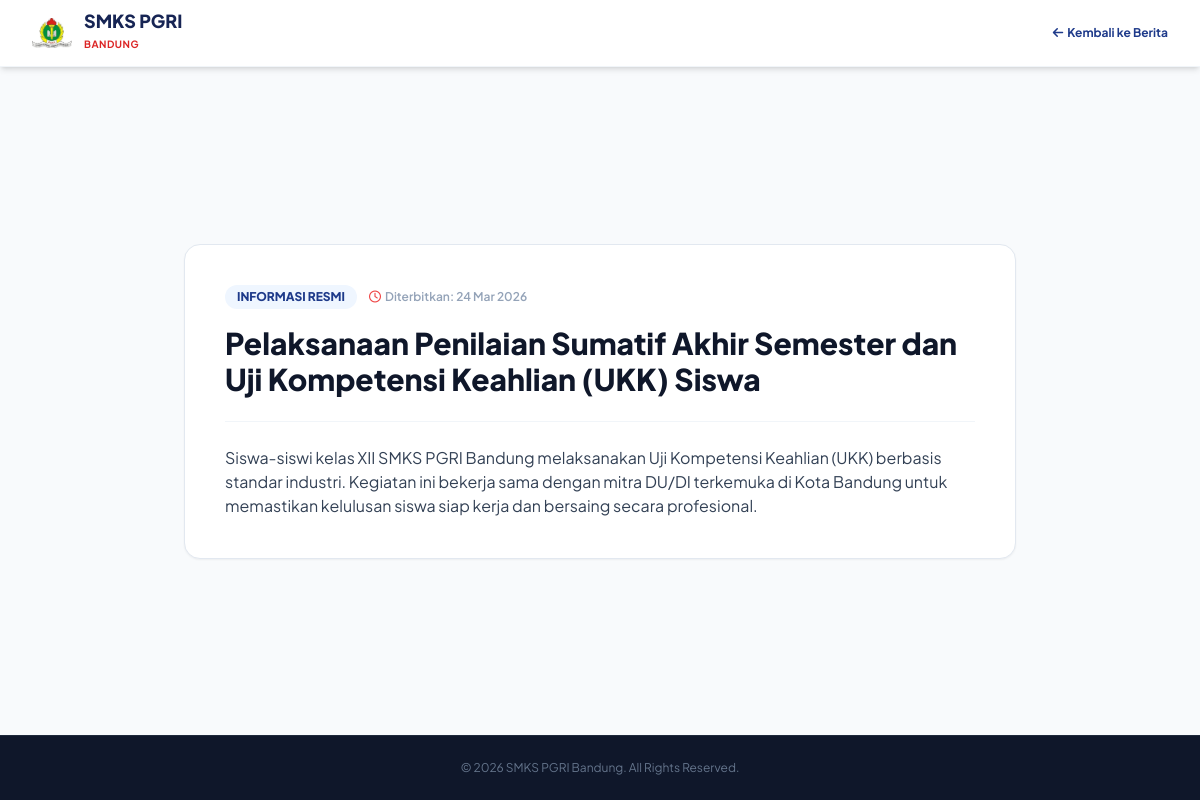
The app's page /detail-berita.php?id=2 with its own data.
### tables this page shows
CREATE TABLE `berita` (
  `id` int(11) NOT NULL,
  `judul` varchar(255) NOT NULL,
  `isi` text NOT NULL,
  `gambar` varchar(255) DEFAULT NULL,
  `created_at` timestamp NOT NULL DEFAULT current_timestamp()
);

### detail-berita.php (the view, shortened to what this page needs)
<?php
include 'koneksi.php';
$id = mysqli_real_escape_string($koneksi, $_GET['id']);
$query = mysqli_query($koneksi, "SELECT * FROM berita WHERE id = '$id'");
$b = mysqli_fetch_assoc($query);
?>
<!DOCTYPE html>
<html lang="id">
<head>
    <script src="https://cdn.tailwindcss.com"></script>
    <link rel="stylesheet" href="https://cdnjs.cloudflare.com/ajax/libs/font-awesome/6.4.0/css/all.min.css">
</head>
<body class="bg-slate-50 text-slate-800 antialiased min-h-screen flex flex-col justify-between">
    <nav class="bg-white sticky top-0 z-50 shadow-md border-b border-slate-100 py-3">
        <div class="max-w-7xl mx-auto px-4 sm:px-6 lg:px-8 flex justify-between items-center">
            <a href="index.php" class="flex items-center gap-3">
                <img src="img/logo.png" alt="Logo PGRI" class="w-10 h-10 object-contain shrink-0">
                <div>
                    <h1 class="text-lg font-extrabold text-blue-950 leading-none">SMKS PGRI</h1>
                    <span class="text-[10px] font-bold text-red-600 tracking-wider">BANDUNG</span>
                </div>
            </a>
            <a href="berita.php" class="text-xs font-bold text-blue-900 hover:text-red-600 transition flex items-center gap-1">
                <i class="fa-solid fa-arrow-left"></i> Kembali ke Berita
            </a>
        </div>
    </nav>
    <main class="max-w-4xl mx-auto px-4 sm:px-6 lg:px-8 py-12 w-full">
        <article class="bg-white p-8 sm:p-10 rounded-2xl border border-slate-200 shadow-sm">
            <div class="flex items-center gap-3 mb-4">
                <span class="bg-blue-50 text-blue-900 text-xs font-extrabold px-3 py-1 rounded-full uppercase">Informasi Resmi</span>
                <span class="text-xs text-slate-400 font-semibold flex items-center gap-1">
                    <i class="fa-regular fa-clock text-red-500"></i>
                    Diterbitkan: <?= date('d M Y', strtotime($b['created_at'])) ?>
                </span>
            </div>
            <h1 class="text-2xl sm:text-3xl font-extrabold text-slate-900 mb-6 leading-snug">
                <?= htmlspecialchars($b['judul']) ?>
            </h1>
            <hr class="border-slate-100 mb-6">
            <div class="text-slate-700 text-sm sm:text-base leading-relaxed space-y-4">
                <?= nl2br(strip_tags($b['isi'], '<b><i><u><strong><em><br><p>')) ?>
            </div>
        </article>
    </main>
    <footer class="bg-slate-900 text-slate-500 text-xs py-6 border-t border-slate-800 text-center">
        <p>&copy; <?= date('Y') ?> SMKS PGRI Bandung. All Rights Reserved.</p>
    </footer>
</body>
</html>

### detail-berita.php (style rules this page uses)
body { font-family: 'Plus Jakarta Sans', sans-serif; }

### records on screen
berita: created_at "24 Mar 2026", judul "Pelaksanaan Penilaian Sumatif Akhir Semester dan Uji Kompetensi Keahlian (UKK) Siswa", isi "Siswa-siswi kelas XII SMKS PGRI Bandung melaksanakan Uji Kompetensi Keahlian (UKK) berbasis standar industri. Kegiatan ini bekerja sama dengan mitra DU/DI terkemuka di Kota Bandung untuk memastikan kelulusan siswa siap kerja dan bersaing secara profesional."
